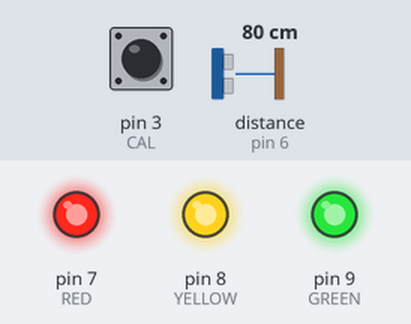
The sketch below on a simulated Arduino Uno, built with avr-gcc and run on an emulated ATmega328P. Parts: output pins drawn as LEDs (lit = HIGH). Inputs (shaded band) come from the test bench; at power-on: pin 3 (CAL) HIGH, distance to the obstacle (sensor on pin 6) 80 cm. The echo pulse lasts 58.3 µs per cm; EEPROM starts erased.

Above: at 2.4 s.
2.5 s: pin 3 (CAL) pulled LOW for 0.15 s
At 3.1 s:
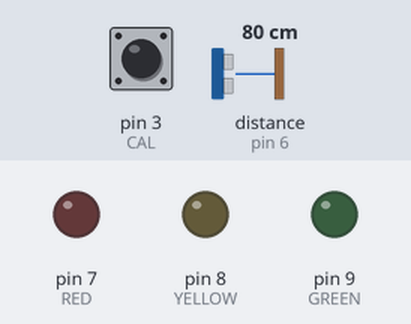
4.1 s: distance to the obstacle (sensor on pin 6) set to 67 cm
At 4.8 s:
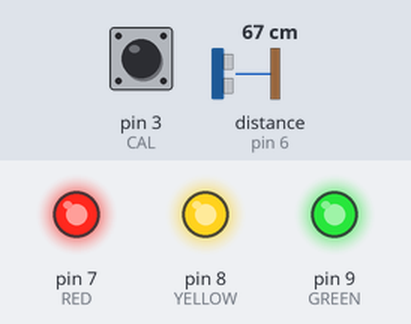
5.6 s: distance to the obstacle (sensor on pin 6) set to 71 cm
7.1 s: distance to the obstacle (sensor on pin 6) set to 78 cm
At 7.5 s:
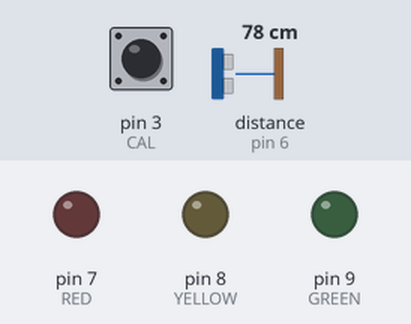
8.6 s: distance to the obstacle (sensor on pin 6) set to 88 cm
10.1 s: distance to the obstacle (sensor on pin 6) set to 95 cm
At 11.0 s:
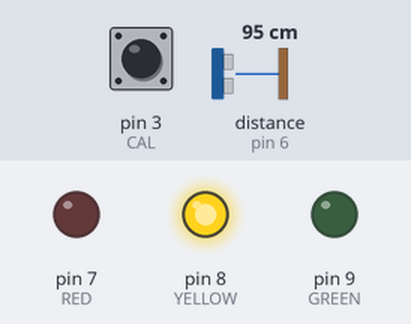
Timing chart, 0 to 12.6 s (numbered marks = the images above; inputs shaded):
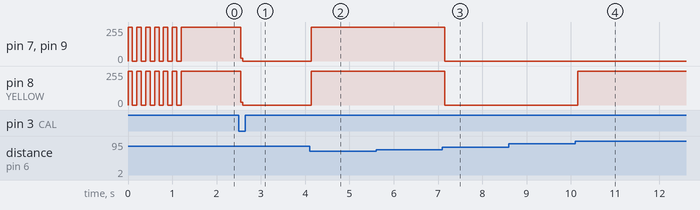

The sketch:

Garage_Sensor_v3.ino
```cpp
// (licence header left out)
 #include <Ultrasonic.h>
 #include <EEPROM.h>

 #define TRIGGER_PIN 5
 #define ECHO_PIN 6
 #define RED 7
 #define YELLOW 8
 #define GREEN 9
 #define CAL 3
 #define TOFAR 10
 #define TOCLOSE 11

 int threshold = 0;
 int currentDistance;
 int redTimeout = 0;
 int yellowTimeout = 0;
 int greenTimeout = 0;
 int tocloseTimeout = 0;
 float cmMsec, inMsec;
 long microsec;

 Ultrasonic ultrasonic(TRIGGER_PIN, ECHO_PIN);

/*******************************************************************************************************
*
*
*                                           ARDUINO SETUP SECTION
*
*
********************************************************************************************************/
 void setup()
{
 pinMode(RED, OUTPUT);
 pinMode(YELLOW, OUTPUT);
 pinMode(GREEN, OUTPUT);
 pinMode(CAL, INPUT_PULLUP);

 attachInterrupt(1, calibrationButton, FALLING); // Setup the external interrupt for pin 3

 // Sets the threshold value equal to the value in EEPROM
 threshold = EEPROM.read(0);

 flashLeds(); // Flash all LEDs three times
}

/*******************************************************************************************************
*
*
*                                           ARDUINO LOOP SECTION
*
*
********************************************************************************************************/
 void loop()
{
  // Inlude the code for taking a sensor sample and converting it to a measurement
  microsec = ultrasonic.timing();

  cmMsec = ultrasonic.convert(microsec, Ultrasonic::CM);
  inMsec = ultrasonic.convert(microsec, Ultrasonic::IN);

  currentDistance = (int)inMsec;

  //Determine what zone the car is in
  if (currentDistance > ( 125 + threshold)) // If a car isn't present, turn off the LEDs
  {
   digitalWrite(GREEN, LOW);
   digitalWrite(YELLOW, LOW);
   digitalWrite(RED, LOW);
  }

  // The car has been picked up by the sensor, but can keep driving into the garage
  else if (currentDistance <= (124 + threshold) && currentDistance > (threshold + 40))
  {
   currentZone(GREEN);
  }

  //The car should start slowing down, it is about where it should be
  else if (currentDistance <= (39 + threshold) && currentDistance > (threshold + 4))
  {
   currentZone(YELLOW);
  }

  //The car is right where it is programmed to be + or - 3
  else if (currentDistance <= (threshold + 3) && currentDistance > (threshold - 3))
  {
   currentZone(RED);
  }

  //The car went to far, let the driver know to backup a little
  else if (currentDistance <= (threshold - 4))
  {
   currentZone(TOCLOSE);
  }

  delay(50);

}
/*******************************************************************************************************
*
*
*                                         FUNCTION SECTION
*
*
********************************************************************************************************/
/*******************************************************************************************************
* Function Name: flashLeds()
*
* Author: Bradford Henson
*
* Description: TODO
*******************************************************************************************************/
 void flashLeds()
 {
   for(int i = 0; i < 6; i++) // When the system first resets it should flash the leds
   {
     digitalWrite(RED, HIGH);
     digitalWrite(YELLOW, HIGH);
     digitalWrite(GREEN, HIGH);

     delay(100);

     digitalWrite(RED, LOW);
     digitalWrite(YELLOW, LOW);
     digitalWrite(GREEN, LOW);

     delay(100);
    }
 }
/*******************************************************************************************************
* Function Name: calibrationButton()
*
* Author: Bradford Henson
*
* Description: TODO
*******************************************************************************************************/
 void calibrationButton()
 {
   // Earse the current value in the EEPROM
   EEPROM.write(0, 0);

   // Write the current distance measurement to the first byte in EEPROM
   EEPROM.write(0, currentDistance);

   // Sets the threshold value equal to the value in EEPROM
   threshold = EEPROM.read(0);

   flashLeds();
 }
 /*******************************************************************************************************
* Function Name: timeOut()
*
* Author: Bradford Henson
*
* Description: TODO
*******************************************************************************************************/
 int currentZone(int zone)
 {
  switch (zone)
  {
    case 7:
     greenTimeout = 0;
     yellowTimeout = 0;
     redTimeout += 1;
     tocloseTimeout = 0;
     if (redTimeout < 1000)
     {
      digitalWrite(GREEN, LOW);
      digitalWrite(YELLOW, LOW);
      digitalWrite(RED, LOW);
     }
     else
     {
      digitalWrite(RED, LOW);
     }
     break;
    case 8:
     greenTimeout = 0;
     yellowTimeout += 1;
     redTimeout = 0;
     tocloseTimeout = 0;
     if (yellowTimeout < 1000)
     {
      digitalWrite(GREEN, LOW);
      digitalWrite(YELLOW, HIGH);
      digitalWrite(RED, LOW);
     }
     else
     {
      digitalWrite(YELLOW, LOW);
     }
     break;
    case 9:
     greenTimeout += 1;
     yellowTimeout = 0;
     redTimeout = 0;
     tocloseTimeout = 0;
     if (greenTimeout < 1000)
     {
      digitalWrite(GREEN, HIGH);
      digitalWrite(YELLOW, LOW);
      digitalWrite(RED, LOW);
     }
     else
     {
      digitalWrite(GREEN, LOW);
     }
     break;
    case 11:
     greenTimeout = 0;
     yellowTimeout = 0;
     redTimeout = 0;
     tocloseTimeout += 1;
     if (tocloseTimeout < 1000)
     {
      digitalWrite(GREEN, HIGH);
      digitalWrite(YELLOW, HIGH);
      digitalWrite(RED, HIGH);
     }
     else
     {
      digitalWrite(RED, LOW);
      digitalWrite(YELLOW, LOW);
      digitalWrite(GREEN, LOW);
     }
     break;
  }
 }
```

Measured:
- the behaviour switches between 72 and 71 cm on distance to the obstacle (sensor on pin 6) (found by bisection; images 1 and 2)
- the behaviour switches between 73 and 74 cm on distance to the obstacle (sensor on pin 6) (found by bisection; images 2 and 3)
- the behaviour switches between 91 and 92 cm on distance to the obstacle (sensor on pin 6) (found by bisection; images 3 and 4)
- after the input at 2.5 s, pin 7 (RED), pin 8 (YELLOW), pin 9 (GREEN): 255/255 → 0/255 after 0.05 s
- after the input at 4.1 s, pin 7 (RED), pin 8 (YELLOW), pin 9 (GREEN): 0/255 → 255/255 at once
- after the input at 5.6 s, every drawn part: stays the same
- after the input at 7.1 s, pin 7 (RED), pin 8 (YELLOW), pin 9 (GREEN): 255/255 → 0/255 after 0.05 s
- after the input at 8.6 s, every drawn part: stays the same
- after the input at 10.1 s, pin 8 (YELLOW): 0/255 → 255/255 after 0.05 s
- by itself, pin 7 (RED), pin 8 (YELLOW), pin 9 (GREEN): alternates 255/255 for 0.10 s and 0/255 for 0.10 s, 12 changes in all, then stays 255/255
